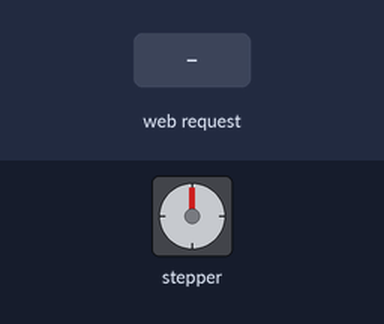
Bench run of a sketch on a simulated ESP32. Parts: stepper motor. Inputs (shaded band) come from the test bench. WiFi joins after 1.5 s; servers stay silent unless stated; stepper angles assume 200 steps per turn; what the sketch prints to the serial monitor is not drawn.

Above: at 3.2 s.
3.3 s: HTTP request GET /stepper?steps=120 received
At 5.8 s:
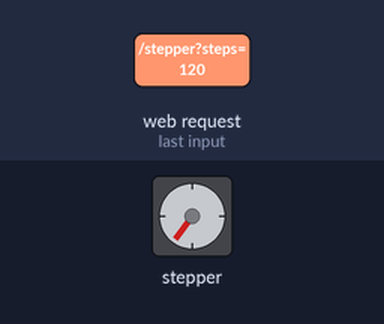
6.3 s: HTTP request GET /stepper?steps=1 received
At 6.84 s:
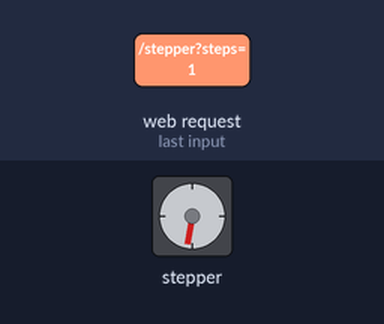
9.3 s: HTTP request GET /stepper?steps=120&speed=120&acceleration=120 received
At 9.52 s:
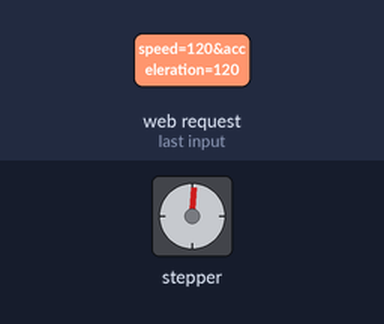
12.3 s: HTTP request GET /stepper?steps=0 received
At 13.14 s:
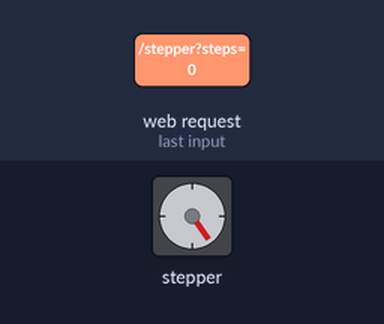
Timing chart, 0 to 15.7 s (numbered marks = the images above; inputs shaded):
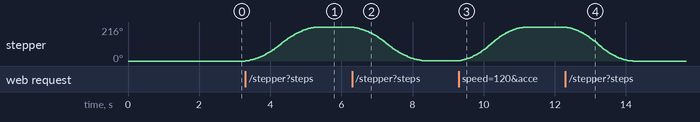

The sketch:

Stepper_Web_Server.ino
```cpp
/*

After the web server is running, try going to:

http://<IP_ADDRESS>/stepper?steps=200
http://<IP_ADDRESS>/stepper?steps=400&speed=500
http://<IP_ADDRESS>/stepper?steps=-400&speed=1000&acceleration=1000

The steps are absolute, so running the same command twice in a row will result in no changes!

*/

#include <WiFi.h>
#include <WebServer.h>
#include <AccelStepper.h>

// WiFi credentials
const char* ssid = "WIFI NETWORK";
const char* password = "WIFI PASSWORD";

// Create a web server on port 80
WebServer server(80);

// Stepper motor setup (A4988)
#define STEP_PIN 11
#define DIR_PIN 10
AccelStepper stepper(AccelStepper::DRIVER, STEP_PIN, DIR_PIN);

// Default speed and acceleration
float defaultMaxSpeed = 500;
float defaultAcceleration = 100;

void setupServer() {

  // Initialize WiFi
  WiFi.begin(ssid, password);
  Serial.print("Connecting to WiFi...");
  while (WiFi.status() != WL_CONNECTED) {
    delay(1000);
    Serial.print(".");
  }
  Serial.println();
  Serial.print("Connected! IP address: ");
  Serial.println(WiFi.localIP());

  // Configure web server routes
  server.on("/stepper", handleStepperControl);

  // Enable CORS for all responses
  server.enableCORS();

  // Start server
  server.begin();
}

// Handle requests to set stepper target
void handleStepperControl() {
  if (server.hasArg("steps")) {
    long steps = server.arg("steps").toInt();
    stepper.moveTo(steps);

    // Handle optional speed parameter
    if (server.hasArg("speed")) {
      float speed = server.arg("speed").toFloat();
      stepper.setMaxSpeed(speed);
    }

    // Handle optional acceleration parameter
    if (server.hasArg("acceleration")) {
      float acceleration = server.arg("acceleration").toFloat();
      stepper.setAcceleration(acceleration);
    }

    String response = "Stepper target set to: " + String(steps);
    response += ", Speed: " + String(stepper.maxSpeed());
    response += ", Acceleration: " + String(stepper.acceleration());

    server.send(200, "text/plain", response);
  } else {
    server.send(400, "text/plain", "Missing 'steps' parameter");
  }
}

void setup() {
  // Initialize serial communication
  Serial.begin(115200);

  setupServer();

  // Initialize stepper motor
  stepper.setMaxSpeed(defaultMaxSpeed);
  stepper.setAcceleration(defaultAcceleration);
}

void loop() {
  // Handle client requests
  server.handleClient();

  // Run the stepper to the set target
  stepper.run();
}
```

Measured:
- after the input at 3.3 s, stepper: turns 216° clockwise in 2.0 s, starting at once
- after the input at 6.3 s, stepper: turns 215° counter-clockwise in 2.1 s, starting at once
- after the input at 9.3 s, stepper: turns 215° clockwise in 1.9 s, starting at once
- after the input at 12.3 s, stepper: turns 216° counter-clockwise in 1.9 s, starting at once
